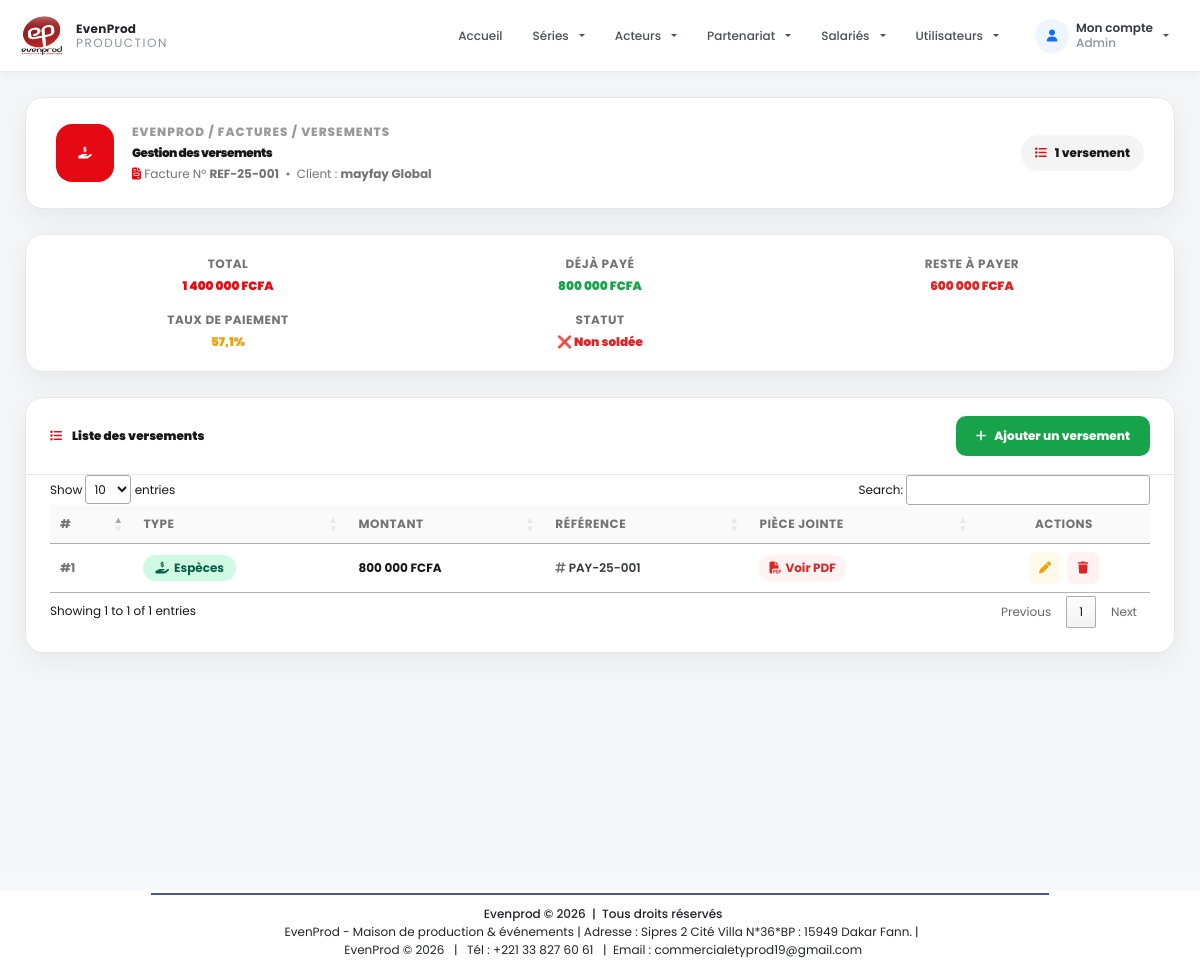
The page /public/appManager/recettes/versements.php?id_fact=2 (signed in) on the database as committed earlier.
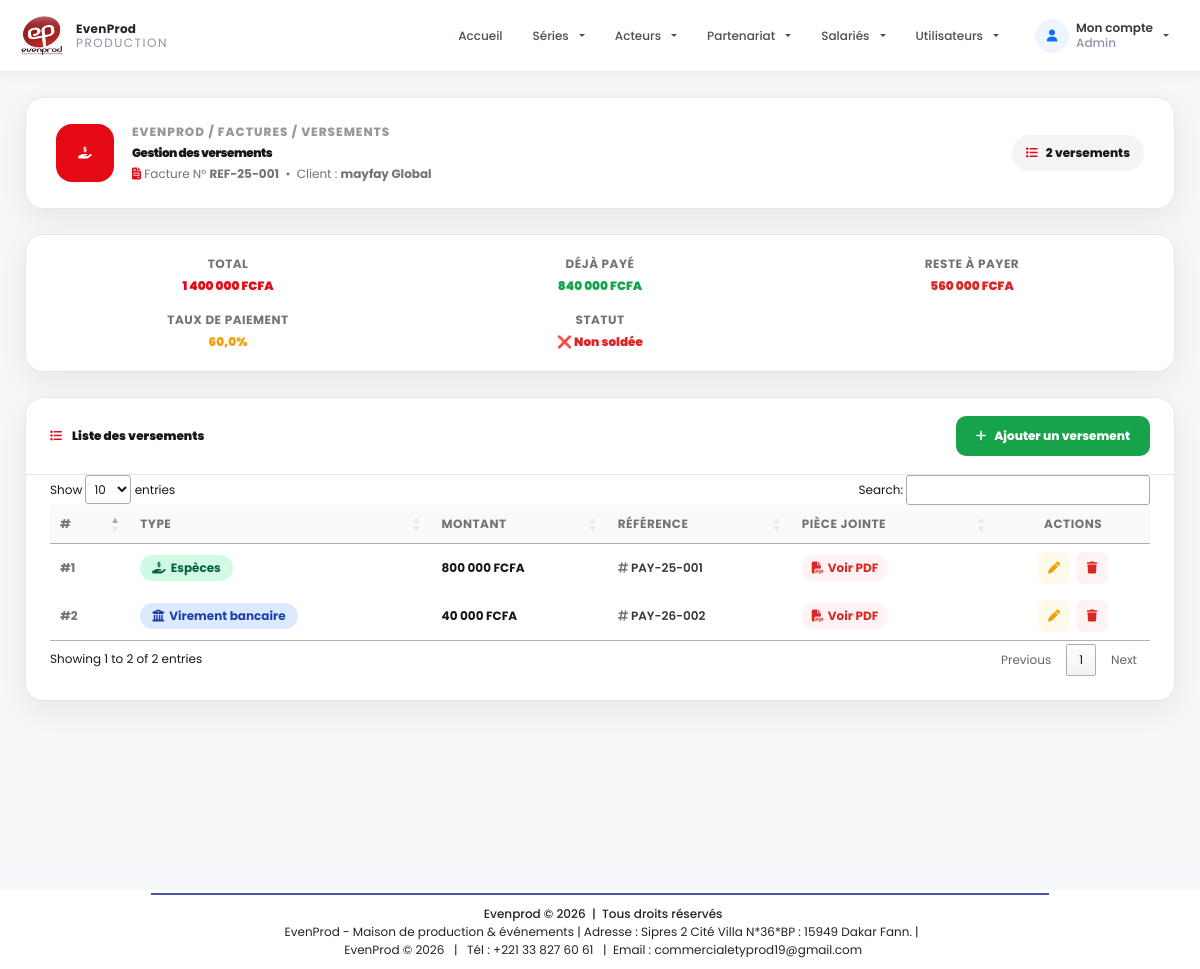
The same page on the database as committed later.
### tables this page shows
CREATE TABLE IF NOT EXISTS `factures` (
  `id` int NOT NULL AUTO_INCREMENT,
  `client_id` int NOT NULL,
  `serie_id` int NOT NULL,
  `reference` varchar(50) DEFAULT NULL,
  `date_facture` date NOT NULL,
  `description` text,
  `total` float DEFAULT NULL,
  `type` varchar(60) NOT NULL DEFAULT 'devis',
  `date_validation` date DEFAULT NULL,
  PRIMARY KEY (`id`),
  UNIQUE KEY `reference` (`reference`),
  KEY `client_id` (`client_id`),
  KEY `serie_id` (`serie_id`)
);

CREATE TABLE IF NOT EXISTS `paiements` (
  `id` int NOT NULL AUTO_INCREMENT,
  `facture_id` int NOT NULL,
  `montant` decimal(10,2) NOT NULL,
  `date_paiement` datetime NOT NULL DEFAULT CURRENT_TIMESTAMP,
  `reference` varchar(255) DEFAULT NULL,
  `type` varchar(255) DEFAULT NULL,
  `piece_jointe` varchar(255) DEFAULT NULL,
  PRIMARY KEY (`id`),
  KEY `facture_id` (`facture_id`)
);

CREATE TABLE IF NOT EXISTS `clients` (
  `id` int NOT NULL AUTO_INCREMENT,
  `projet_id` int DEFAULT NULL,
  `nom` varchar(150) NOT NULL,
  `ninea` varchar(255) NOT NULL,
  `contact` varchar(100) DEFAULT NULL,
  `adresse` varchar(255) DEFAULT NULL,
  `email` varchar(150) DEFAULT NULL,
  `logo` varchar(255) DEFAULT NULL,
  `created_at` datetime NOT NULL DEFAULT CURRENT_TIMESTAMP,
  PRIMARY KEY (`id`),
  KEY `projet_id` (`projet_id`)
);

### config/fonction.php (called while the page is built, shortened)
<?php
function getPaiementsByFactureId($connexion, $factureId)
{
    $factureId = (int) $factureId;
    $sql = "SELECT p.id, p.type, p.montant, p.reference, p.piece_jointe
            FROM paiements p
            INNER JOIN factures f ON f.id = p.facture_id
            WHERE f.id = $factureId";
    $result = mysqli_query($connexion, $sql);
    $paiements = [];
    if ($result && mysqli_num_rows($result) > 0) {
        while ($row = mysqli_fetch_assoc($result)) {
            $paiements[] = $row;
        }
    }
    return $paiements;
}
function getFactureWithPaiements($connexion, $factId)
{
    $sql = 'SELECT f.id, f.description, f.reference, f.total, c.nom AS client_nom, c.ninea, c.contact
            FROM factures f
            JOIN clients c ON f.client_id = c.id
            WHERE f.id = ' . (int) $factId . " AND f.type = 'facture'
            LIMIT 1";
    $res = $connexion->query($sql);
    if ($res && $res->num_rows > 0) {
        $row = $res->fetch_assoc();
        $sql2 = 'SELECT SUM(montant) AS total_verse
                 FROM paiements
                 WHERE facture_id = ' . (int) $row['id'];
        $res2 = $connexion->query($sql2);
        $totalVerse = ($res2 && $res2->num_rows > 0) ? (float) $res2->fetch_assoc()['total_verse'] : 0;
        $row['verse'] = $totalVerse;
        $row['reste'] = $row['total'] - $totalVerse;
        return $row;
    }
    return null;
}
?>

### public/appManager/recettes/versements.php (the view, shortened to what the changed rows need)
<?php
include '../../../config/fonction.php';
$id_fact = (int) ($_GET['id_fact'] ?? 0);
$paiements = getPaiementsByFactureId($connexion, $id_fact);
$facture = getFactureWithPaiements($connexion, $id_fact);
?>
<head>
    <link rel="stylesheet" href="https://cdnjs.cloudflare.com/ajax/libs/font-awesome/5.15.4/css/all.min.css">
    <link rel="stylesheet" href="https://cdn.datatables.net/1.13.6/css/jquery.dataTables.min.css">
    <link rel="stylesheet" href="https://cdn.datatables.net/responsive/2.5.0/css/responsive.dataTables.min.css">
</head>
<?php include '../../../includes/header.php'; ?>
<section class="versements-page">
    <div class="versements-container">
        <header class="versements-header">
            <div class="versements-header-left">
                <div class="versements-header-icon">
                </div>
                <div>
                    <h1>Gestion des versements</h1>
                    <p>
                        <i class="fas fa-file-invoice" style="color:var(--accent);"></i>
                        Facture N° <strong><?= htmlspecialchars($facture['reference'] ?? 'N/A') ?></strong>
                        &nbsp;&bull;&nbsp;
                        Client : <strong><?= htmlspecialchars($facture['client_nom'] ?? 'Non défini') ?></strong>
                    </p>
                </div>
            </div>
            <div class="header-status">
                <i class="fas fa-list"></i>
                <?= count($paiements) ?> versement<?= count($paiements) > 1 ? 's' : '' ?>
            </div>
        </header>
        <?php if ($facture): ?>
        <div class="facture-info-card">
            <div class="facture-info-item">
                <div class="label">Total</div>
                <div class="value accent"><?= number_format($facture['total'], 0, ',', ' ') ?> FCFA</div>
            </div>
            <div class="facture-info-item">
                <div class="label">Déjà payé</div>
                <div class="value success"><?= number_format($facture['verse'], 0, ',', ' ') ?> FCFA</div>
            </div>
            <div class="facture-info-item">
                <div class="label">Reste à payer</div>
                <div class="value <?= $facture['reste'] > 0 ? 'danger' : 'success' ?>">
                    <?= number_format($facture['reste'], 0, ',', ' ') ?> FCFA
                </div>
            </div>
            <div class="facture-info-item">
                <div class="label">Taux de paiement</div>
                <div class="value warning">
                    <?php
                    $taux = $facture['total'] > 0 ? ($facture['verse'] / $facture['total']) * 100 : 0;
                    echo number_format($taux, 1, ',', ' ') . '%';
                    ?>
                </div>
            </div>
            <div class="facture-info-item">
                <div class="label">Statut</div>
                <div class="value" style="color:<?= $facture['reste'] > 0 ? 'var(--danger)' : 'var(--success)' ?>;">
                    <?= $facture['reste'] > 0 ? '❌ Non soldée' : '✅ Soldée' ?>
                </div>
            </div>
        </div>
        <?php endif; ?>
        <div class="table-card">
            <div class="table-card-header">
                <h2>
                    <i class="fas fa-list"></i>
                    Liste des versements
                </h2>
                <div class="actions">
                </div>
            </div>
            <div class="table-responsive">
                <?php if (!empty($paiements)): ?>
                <table class="versements-table" id="versementTable">
                    <thead>
                        <tr>
                            <th>#</th>
                            <th>Type</th>
                            <th>Montant</th>
                            <th>Référence</th>
                            <th>Pièce jointe</th>
                            <th style="text-align:center;">Actions</th>
                        </tr>
                    </thead>
                    <tbody>
                        <?php $i = 1;
                        foreach ($paiements as $v): ?>
                        <tr>
                            <td data-label="#">
                                <span style="font-weight:700; color:var(--muted);">#<?= $i ?></span>
                            </td>
                            <td data-label="Type">
                                <?php
                                $type = strtolower(trim($v['type'] ?? ''));
                                switch ($type) {
                                    case 'virement bancaire':
                                    case 'virement':
                                        $typeClass = 'virement';
                                        break;
                                    case 'espèces':
                                    case 'especes':
                                    case 'espece':
                                        $typeClass = 'especes';
                                        break;
                                };
                                $label = $v['type'] ?? 'Non défini';
                                ?>
                                <span class="badge-type <?= $typeClass ?>">
                                    <?php if ($typeClass === 'virement'): ?><i class="fas fa-university"></i>
                                    <?php elseif ($typeClass === 'cheque'): ?><i class="fas fa-money-check"></i>
                                    <?php elseif ($typeClass === 'especes'): ?><i class="fas fa-hand-holding-usd"></i>
                                    <?php endif; ?>
                                    <?= htmlspecialchars($label) ?>
                                </span>
                            </td>
                            <td data-label="Montant">
                                <span style="font-weight:700; color:var(--text);">
                                    <?= number_format($v['montant'], 0, ',', ' ') ?> FCFA
                                </span>
                            </td>
                            <td data-label="Référence">
                                <span style="font-weight:600; font-size:12px;">
                                    <i class="fas fa-hashtag" style="color:var(--muted);"></i>
                                    <?= htmlspecialchars($v['reference']) ?>
                                </span>
                            </td>
                            <td data-label="Pièce jointe">
                                <?php if (!empty($v['piece_jointe'])): ?>
                                <a href="../../../uploads/paiements/<?= htmlspecialchars($v['piece_jointe']) ?>"
                                    class="badge-pdf" target="_blank">
                                    <i class="fas fa-file-pdf"></i> Voir PDF
                                </a>
                                <?php else: ?>
                                <span style="color:var(--muted); font-size:11px;">Aucun</span>
                                <?php endif; ?>
                            </td>
                            <td data-label="Actions" style="text-align:center;">
                                <div class="action-group">
                                    <button type="button" class="btn-action edit"
                                        onclick="openEditModal(<?= $v['id'] ?>, '<?= addslashes($v['type']) ?>', <?= $v['montant'] ?>, '<?= addslashes($v['piece_jointe'] ?? '') ?>')"
                                        title="Modifier">
                                        <i class="fas fa-pen"></i>
                                    </button>
                                    <a href="?id_fact=<?= $id_fact ?>&delete=<?= $v['id'] ?>" class="btn-action delete"
                                        onclick="return confirm('Voulez-vous vraiment supprimer ce versement ?')"
                                        title="Supprimer">
                                        <i class="fas fa-trash"></i>
                                    </a>
                                </div>
                            </td>
                        </tr>
                        <?php $i++;
                        endforeach; ?>
                    </tbody>
                </table>
                <?php endif; ?>
            </div>
        </div>
    </div>
</section>
<?php include '../../../includes/footer.php'; ?>

Rows that differ between the two databases and show on the page:
computed for factures "REF-25-001": total "57,1" → "60,0"
added paiements: type "Virement bancaire", montant "40 000", reference "PAY-26-002"
Other text that changed with them:
count($paiements): "1" → "2"
$facture['verse']: "800 000" → "840 000"
$facture['reste']: "600 000" → "560 000"
text written by a page script: "Show entries Search: Showing 1 to 1 of 1 entries Previous 1 Next" → "Show entries Search: Showing 1 to 2 of 2 entries Previous 1 Next"
text now shown: "s"
